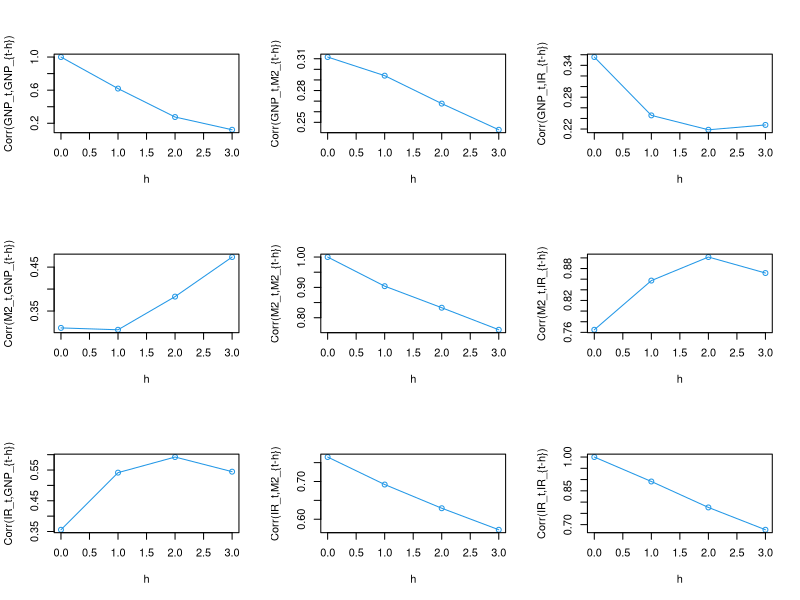

Here is the R script that generated this plot:
#Pregunta 1

A1<-cbind(c(.7,0,.9),c(.1,.4,0),c(0,.1,.8))
A2<-cbind(c(-.2,0,0),c(0,.1,0),c(0,.1,0))

Sigmau<-cbind(c(.26,.03,0),c(.03,.09,0),c(0,0,.81))
SIGMAU<-rbind(cbind(Sigmau,diag(3)-diag(3)),cbind(diag(3)-diag(3),diag(3)-diag(3)))
VecU<-cbind(c(c(.26,.03,0),c(0,0,0),c(.03,.09,0),c(0,0,0),c(0,0,.81),c(0,0,0),diag(3)-diag(3),diag(3)-diag(3)))

A<-rbind(cbind(A1,A2),cbind(diag(3),diag(3)-diag(3)))

VecGamma0<-solve((diag(36)-kronecker(A,A)))%*%VecU

Gamma0<-cbind(VecGamma0[1:3],VecGamma0[7:9],VecGamma0[13:15])
Gamma1<-cbind(VecGamma0[19:21],VecGamma0[25:27],VecGamma0[31:33])

Gamma2<-A1%*%Gamma1+A2%*%Gamma0
Gamma3<-A1%*%Gamma2+A2%*%Gamma1

D<-diag(c(sqrt(Gamma0[1,1]),sqrt(Gamma0[2,2]),sqrt(Gamma0[3,3])))
invD<-solve(D)

R0<-invD%*%Gamma0%*%invD
R1<-invD%*%Gamma1%*%invD
R2<-invD%*%Gamma2%*%invD
R3<-invD%*%Gamma3%*%invD

par(mfrow=c(3,3),title='Correlaciones')

plot(c(0,1,2,3),c(R0[1,1],R1[1,1],R2[1,1],R3[1,1]),type='overplotted',col='4',xlab="h",ylab="Corr(GNP_t,GNP_{t-h})")
plot(c(0,1,2,3),c(R0[1,2],R1[1,2],R2[1,2],R3[1,2]),type='overplotted',col='4',xlab="h",ylab="Corr(GNP_t,M2_{t-h})")
plot(c(0,1,2,3),c(R0[1,3],R1[1,3],R2[1,3],R3[1,3]),type='overplotted',col='4',xlab="h",ylab="Corr(GNP_t,IR_{t-h})")
plot(c(0,1,2,3),c(R0[2,1],R1[2,1],R2[2,1],R3[2,1]),type='overplotted',col='4',xlab="h",ylab="Corr(M2_t,GNP_{t-h})")
plot(c(0,1,2,3),c(R0[2,2],R1[2,2],R2[2,2],R3[2,2]),type='overplotted',col='4',xlab="h",ylab="Corr(M2_t,M2_{t-h})")
plot(c(0,1,2,3),c(R0[2,3],R1[2,3],R2[2,3],R3[2,3]),type='overplotted',col='4',xlab="h",ylab="Corr(M2_t,IR_{t-h})")
plot(c(0,1,2,3),c(R0[3,1],R1[3,1],R2[3,1],R3[3,1]),type='overplotted',col='4',xlab="h",ylab="Corr(IR_t,GNP_{t-h})")
plot(c(0,1,2,3),c(R0[3,2],R1[3,2],R2[3,2],R3[3,2]),type='overplotted',col='4',xlab="h",ylab="Corr(IR_t,M2_{t-h})")
plot(c(0,1,2,3),c(R0[3,3],R1[3,3],R2[3,3],R3[3,3]),type='overplotted',col='4',xlab="h",ylab="Corr(IR_t,IR_{t-h})")

#Pregunta 2

#a)

x2000<-c(.7,1,1.5)
x1999<-c(1,1.5,3)

nu<-c(2,1,0)
mu<-solve((diag(3)-A1-A2))%*%nu

y2000<-x2000-mu
y1999<-x1999-mu

Y2000<-cbind(c(y2000,y1999))

Y2001<-A%*%Y2000
Y2002<-A%*%Y2001
Y2003<-A%*%Y2002

#b)

J<-cbind(diag(3),diag(3)-diag(3))

phi0<-diag(3)
phi1<-J%*%A%*%t(J)
phi2<-J%*%A%*%A%*%t(J)

MSE1<-phi0%*%Sigmau%*%t(phi0)
MSE2<- MSE1+phi1%*%Sigmau%*%t(phi1)
MSE3<- MSE2+phi2%*%Sigmau%*%t(phi2)

#c

#Para t=2001 al 90%

Y2001[1]+qnorm(.05)*sqrt(MSE1[1,1])+mu[1]
Y2001[1]-qnorm(.05)*sqrt(MSE1[1,1])+mu[1]

Y2001[2]+qnorm(.05)*sqrt(MSE1[2,2])+mu[2]
Y2001[2]-qnorm(.05)*sqrt(MSE1[2,2])+mu[2]

Y2001[3]+qnorm(.05)*sqrt(MSE1[3,3])+mu[3]
Y2001[3]-qnorm(.05)*sqrt(MSE1[3,3])+mu[3]

#Para t=2002 al 90%

Y2002[1]+qnorm(.05)*sqrt(MSE2[1,1])+mu[1]
Y2002[1]-qnorm(.05)*sqrt(MSE2[1,1])+mu[1]

Y2002[2]+qnorm(.05)*sqrt(MSE2[2,2])+mu[2]
Y2002[2]-qnorm(.05)*sqrt(MSE2[2,2])+mu[2]

Y2002[3]+qnorm(.05)*sqrt(MSE2[3,3])+mu[3]
Y2002[3]-qnorm(.05)*sqrt(MSE2[3,3])+mu[3]

#Para t=2003 al 90%

Y2003[1]+qnorm(.05)*sqrt(MSE3[1,1])+mu[1]
Y2003[1]-qnorm(.05)*sqrt(MSE3[1,1])+mu[1]

Y2003[2]+qnorm(.05)*sqrt(MSE3[2,2])+mu[2]
Y2003[2]-qnorm(.05)*sqrt(MSE3[2,2])+mu[2]

Y2003[3]+qnorm(.05)*sqrt(MSE3[3,3])+mu[3]
Y2003[3]-qnorm(.05)*sqrt(MSE3[3,3])+mu[3]

#Para t=2001 al 95%

Y2001[1]+qnorm(.025)*sqrt(MSE1[1,1])+mu[1]
Y2001[1]-qnorm(.025)*sqrt(MSE1[1,1])+mu[1]

Y2001[2]+qnorm(.025)*sqrt(MSE1[2,2])+mu[2]
Y2001[2]-qnorm(.025)*sqrt(MSE1[2,2])+mu[2]

Y2001[3]+qnorm(.025)*sqrt(MSE1[3,3])+mu[3]
Y2001[3]-qnorm(.025)*sqrt(MSE1[3,3])+mu[3]

#Para t=2002 al 95%

Y2002[1]+qnorm(.025)*sqrt(MSE2[1,1])+mu[1]
Y2002[1]-qnorm(.025)*sqrt(MSE2[1,1])+mu[1]

Y2002[2]+qnorm(.025)*sqrt(MSE2[2,2])+mu[2]
Y2002[2]-qnorm(.025)*sqrt(MSE2[2,2])+mu[2]

Y2002[3]+qnorm(.025)*sqrt(MSE2[3,3])+mu[3]
Y2002[3]-qnorm(.025)*sqrt(MSE2[3,3])+mu[3]

#Para t=2003 al 95%

Y2003[1]+qnorm(.025)*sqrt(MSE3[1,1])+mu[1]
Y2003[1]-qnorm(.025)*sqrt(MSE3[1,1])+mu[1]

Y2003[2]+qnorm(.025)*sqrt(MSE3[2,2])+mu[2]
Y2003[2]-qnorm(.025)*sqrt(MSE3[2,2])+mu[2]

Y2003[3]+qnorm(.025)*sqrt(MSE3[3,3])+mu[3]
Y2003[3]-qnorm(.025)*sqrt(MSE3[3,3])+mu[3]

#d)

#Como alpha=0.03, debemos crear intervalos de confianza del 99% para cada GNP_k

Y2001[1]+qnorm(.005)*sqrt(MSE1[1,1])+mu[1]
Y2001[1]-qnorm(.005)*sqrt(MSE1[1,1])+mu[1]

Y2002[1]+qnorm(.005)*sqrt(MSE2[1,1])+mu[1]
Y2002[1]-qnorm(.005)*sqrt(MSE2[1,1])+mu[1]

Y2003[1]+qnorm(.005)*sqrt(MSE3[1,1])+mu[1]
Y2003[1]-qnorm(.005)*sqrt(MSE3[1,1])+mu[1]